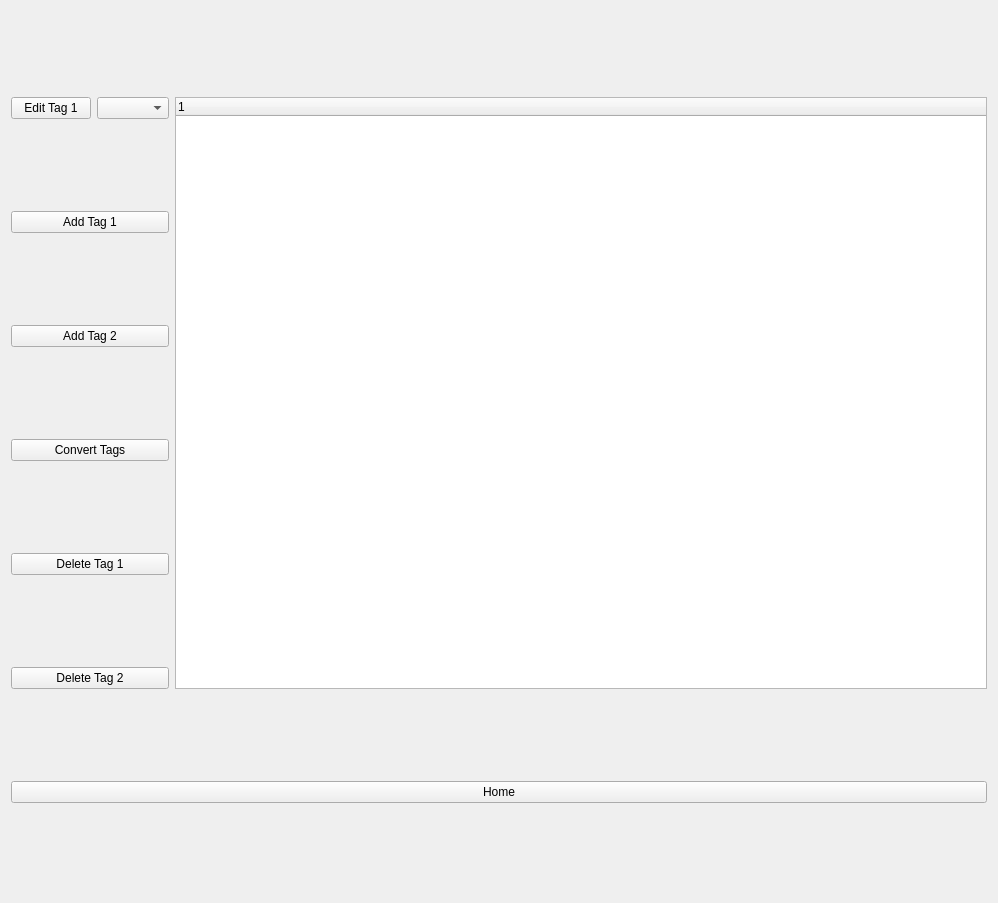
<?xml version="1.0" encoding="UTF-8"?>
<ui version="4.0">
 <class>Form</class>
 <widget class="QWidget" name="Form">
  <property name="geometry">
   <rect>
    <x>0</x>
    <y>0</y>
    <width>998</width>
    <height>903</height>
   </rect>
  </property>
  <property name="windowTitle">
   <string>Form</string>
  </property>
  <layout class="QHBoxLayout" name="horizontalLayout">
   <item>
    <layout class="QGridLayout" name="gridLayout">
     <item row="4" column="0" colspan="2">
      <widget class="QPushButton" name="pushButton_DeleteTag1">
       <property name="text">
        <string>Delete Tag 1</string>
       </property>
      </widget>
     </item>
     <item row="0" column="1">
      <widget class="QComboBox" name="comboBox_EditTag1"/>
     </item>
     <item row="2" column="0" colspan="2">
      <widget class="QPushButton" name="pushButton_AddTag2">
       <property name="text">
        <string>Add Tag 2</string>
       </property>
      </widget>
     </item>
     <item row="1" column="0" colspan="2">
      <widget class="QPushButton" name="pushButton_AddTag1">
       <property name="text">
        <string>Add Tag 1</string>
       </property>
      </widget>
     </item>
     <item row="0" column="0">
      <widget class="QPushButton" name="pushButton_Edit_Tag1">
       <property name="text">
        <string>Edit Tag 1</string>
       </property>
      </widget>
     </item>
     <item row="6" column="0" colspan="3">
      <widget class="QPushButton" name="pushButton_Home">
       <property name="text">
        <string>Home</string>
       </property>
      </widget>
     </item>
     <item row="5" column="0" colspan="2">
      <widget class="QPushButton" name="pushButton_DeleteTag2">
       <property name="text">
        <string>Delete Tag 2</string>
       </property>
      </widget>
     </item>
     <item row="0" column="2" rowspan="6">
      <widget class="QTreeWidget" name="treeWidget_Tags">
       <column>
        <property name="text">
         <string notr="true">1</string>
        </property>
       </column>
      </widget>
     </item>
     <item row="3" column="0" colspan="2">
      <widget class="QPushButton" name="pushButton_convert_tags">
       <property name="text">
        <string>Convert Tags</string>
       </property>
      </widget>
     </item>
    </layout>
   </item>
  </layout>
 </widget>
 <resources/>
 <connections/>
</ui>
